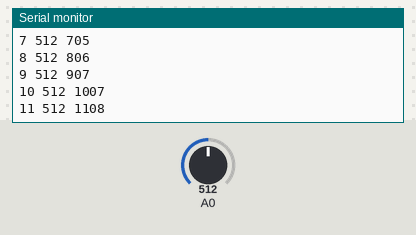
Simulated run of this sketch. Board: Arduino Uno, built with avr-gcc and run on an emulated ATmega328P. Shown: the last lines printed to the serial monitor. The inputs (shaded band) are chosen by the test bench; at power-on: A0 = 512.

Above: at 1.2 s.
1.3 s: A0 set to 716
At 1.31 s:
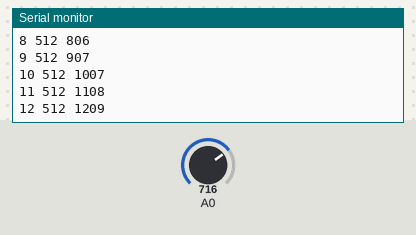
2.8 s: A0 set to 900
At 2.83 s:
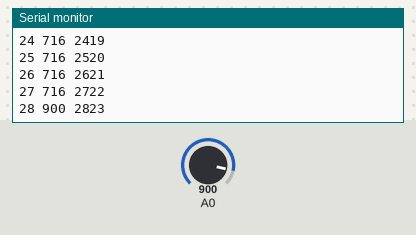
Timing chart, 0 to 5.8 s (numbered marks = the images above; inputs shaded):
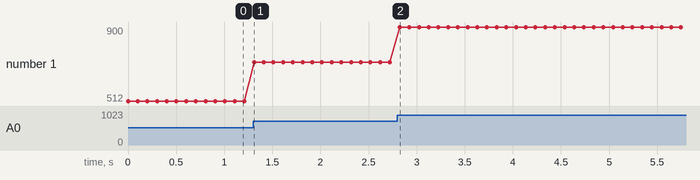

Measured:
- plotted number 1: 512 → 716 after the input at 1.3 s

The sketch:

serialclock.ino
```cpp
// Prints a counter, micros() and an analog reading every 100 ms; toggles pin 7 with delayMicroseconds.
int count = 0;

void setup() {
  Serial.begin(9600);
  pinMode(7, OUTPUT);
}

void loop() {
  Serial.print(count++);
  Serial.print(' ');
  Serial.print(analogRead(A0));
  Serial.print(' ');
  Serial.println(micros() / 1000);
  for (int i = 0; i < 20; i++) {
    digitalWrite(7, HIGH);
    delayMicroseconds(250);
    digitalWrite(7, LOW);
    delayMicroseconds(250);
  }
  delay(90);
}
```
